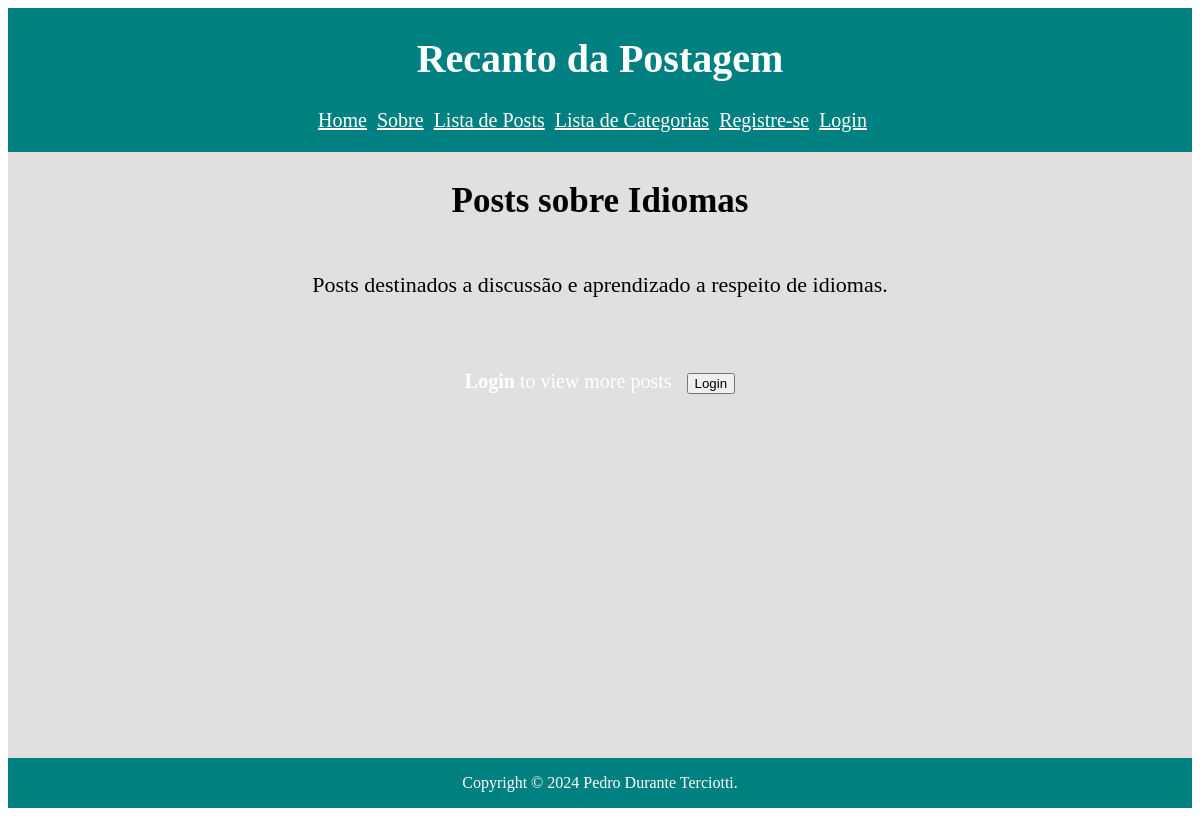
The page /posts/category/1 on the database its author committed.
### posts/models.py (models this page shows)
class Category(models.Model):
    name = models.TextField()
    description = models.TextField()
    def __str__(self):
        return f'{self.name}'

### posts/views.py (the view)
# urls.py: path('category/<int:cat_id>', views.category, name="category"),
def category(request, cat_id):
    posts = get_list_or_404(Post,categories=cat_id)
    cat = Category.objects.get(pk=cat_id)
    return render(request, 'posts/category.html', {'posts': posts, 'cat': cat})

### posts/templates/posts/category.html (shortened to what this page needs)
{% extends "layout.html" %}
{% block content %}
    <section class = "category-list">
        <h1 class = "titulo-página">Posts sobre {{ cat }}</h1>
        <p class = "description">{{ cat.description }}</p>
    </section>
        {% if not user.is_authenticated%}
        <div style="text-align: center;">
            <p style="margin-top: 50px; margin-right: 10px; display: inline-block;"><b>Login</b> to view more posts</p>
            <a href="{% url 'users:login' %}"><button class="edit-button">Login</button></a>
        </div>
        {% endif %}
{% endblock content %}

### static/css/style.css (style rules this page uses)
.titulo-página { font-size: 35px; text-align: center; font-family: 'Times New Roman', Times, serif; }
body { height: 100vh; display: flex; flex-direction: column; }
.category-list { display: flex; flex-direction: column; justify-content: space-around; text-align: center; }
.description { font-size: 22px; }
.form-with-validation label,legend,div { font-size: 20px; font-family: 'Times New Roman', Times, serif; color: white; }

### rows shown on the page
Category: name "Idiomas", description "Posts destinados a discussão e aprendizado a respeito de idiomas."
